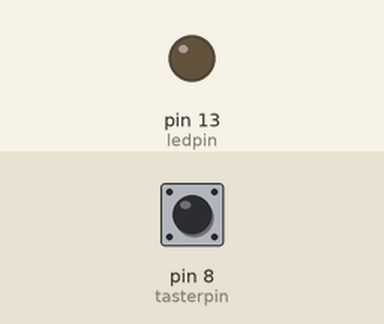
This sketch was run on a simulated Arduino Uno, built with avr-gcc and run on an emulated ATmega328P. Shown: output pins drawn as LEDs (lit = HIGH). The test bench sets the inputs (shaded band); at power-on: pin 8 (tasterpin) HIGH.

Above: at 1.2 s.
1.3 s: pin 8 (tasterpin) pulled LOW for 0.15 s
At 2.0 s:
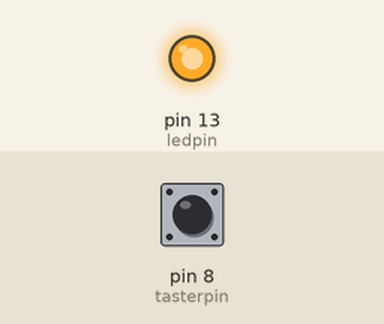
2.9 s: pin 8 (tasterpin) pulled LOW for 1 s
At 3.2 s:
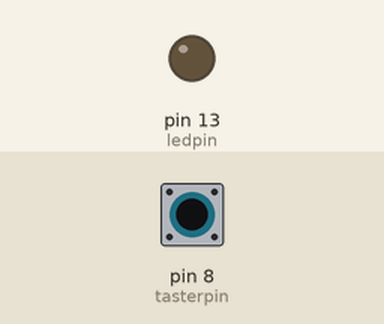
5.4 s: pin 8 (tasterpin) pulled LOW for 3.2 s
At 6.3 s:
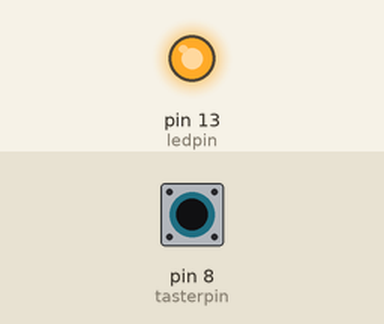
Timing chart, 0 to 8.4 s (numbered marks = the images above; inputs shaded):
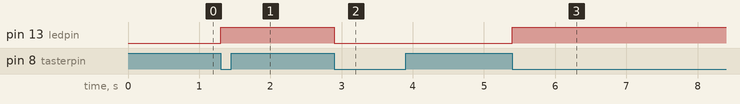

The sketch:

Taster.ino
```cpp
int ledpin = 13 ;
int tasterpin = 8;
int tasterwert = LOW;
int zustand = 0;
int zustandled = LOW;
void setup() {

  pinMode(ledpin, OUTPUT);
  pinMode(tasterpin, INPUT);
  digitalWrite(tasterpin,HIGH);
}

void loop() {

  tasterwert=digitalRead(tasterpin);

  if(tasterwert==HIGH) {   //Schalter losgelassen
    zustand=1;
  }
  else
    if(tasterwert==LOW & zustand==1) {  //Schalter gedrueckt und war vorher losgelassen
    if(zustandled==LOW) {  // dann wenn LED aus
      digitalWrite(ledpin, HIGH); //schreibe an
      zustandled=HIGH;
    }
    else {                      // ansonsten
      digitalWrite(ledpin, LOW);   // aus
      zustandled=LOW;
    }
    zustand=0;                  // Tasterzustand auf 0 da gedrueckt
  }
}
```

Measured:
- after the input at 1.3 s, pin 13 (ledpin): LOW → HIGH at once
- after the input at 2.9 s, pin 13 (ledpin): HIGH → LOW at once
- after the input at 5.4 s, pin 13 (ledpin): LOW → HIGH at once
